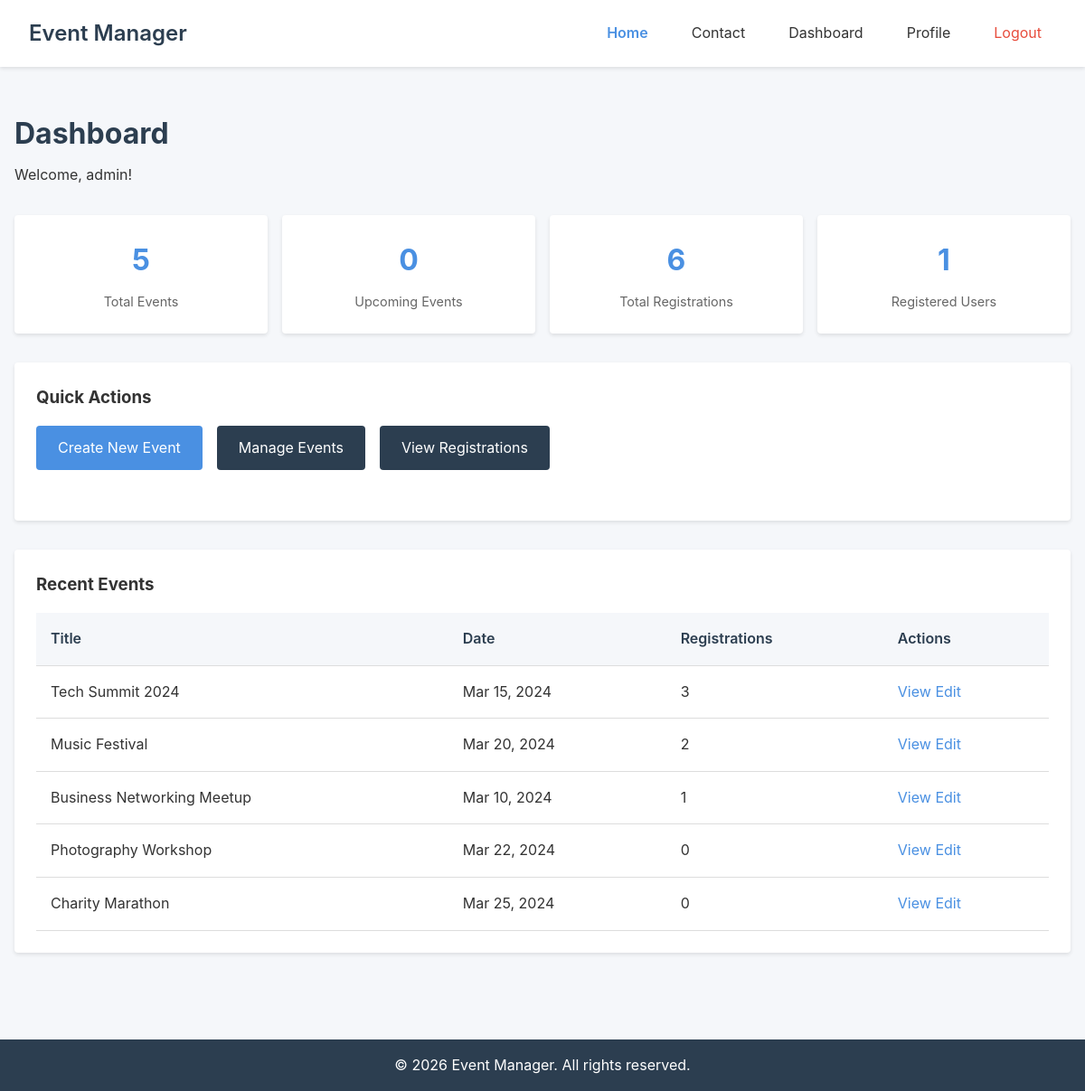
Page /dashboard/index.php (signed in) on the committed database.
### tables this page shows
CREATE TABLE IF NOT EXISTS events (
    id INT AUTO_INCREMENT PRIMARY KEY,
    title VARCHAR(200) NOT NULL,
    description TEXT NOT NULL,
    event_date DATE NOT NULL,
    event_time TIME NOT NULL,
    venue VARCHAR(200) NOT NULL,
    image VARCHAR(255) DEFAULT NULL,
    max_capacity INT DEFAULT 0,
    created_by INT NOT NULL,
    created_at TIMESTAMP DEFAULT CURRENT_TIMESTAMP,
    updated_at TIMESTAMP DEFAULT CURRENT_TIMESTAMP ON UPDATE CURRENT_TIMESTAMP,
    FOREIGN KEY (created_by) REFERENCES users(id) ON DELETE CASCADE,
    INDEX idx_event_date (event_date),
    FULLTEXT idx_search (title, description)
);

### dashboard/index.php (the view, shortened to what this page needs)
<?php
try {
    $db = getDB();
    $stmt = $db->query("SELECT COUNT(*) as total FROM events");
    $total_events = $stmt->fetch()['total'];
    $stmt = $db->query("SELECT COUNT(*) as total FROM events WHERE event_date >= CURDATE()");
    $upcoming_events = $stmt->fetch()['total'];
    $stmt = $db->query("SELECT COUNT(*) as total FROM event_registrations");
    $total_registrations = $stmt->fetch()['total'];
    $stmt = $db->query("SELECT COUNT(*) as total FROM users");
    $total_users = $stmt->fetch()['total'];
    $stmt = $db->query("SELECT e.*,
                       (SELECT COUNT(*) FROM event_registrations WHERE event_id = e.id) as registrations
                       FROM events e
                       ORDER BY e.created_at DESC
                       LIMIT 5");
    $recent_events = $stmt->fetchAll();
} catch (PDOException $e) {
    $total_events = 0;
    $upcoming_events = 0;
    $total_registrations = 0;
    $total_users = 0;
    $recent_events = [];
}
include __DIR__ . '/../includes/header.php';
?>
<main class="main">
    <div class="container">
        <div class="page-header">
            <h2>Dashboard</h2>
            <p>Welcome, <?php echo htmlspecialchars($_SESSION['username']); ?>!</p>
        </div>
        <div class="stats-grid">
            <div class="stat-card">
                <h3><?php echo $total_events; ?></h3>
                <p>Total Events</p>
            </div>
            <div class="stat-card">
                <h3><?php echo $upcoming_events; ?></h3>
                <p>Upcoming Events</p>
            </div>
            <div class="stat-card">
                <h3><?php echo $total_registrations; ?></h3>
                <p>Total Registrations</p>
            </div>
            <div class="stat-card">
                <h3><?php echo $total_users; ?></h3>
                <p>Registered Users</p>
            </div>
        </div>
        <div class="dashboard-section">
            <h3>Quick Actions</h3>
            <div class="action-buttons">
                <a href="<?php echo SITE_URL; ?>/dashboard/create_event.php" class="btn btn-primary">Create New Event</a>
                <a href="<?php echo SITE_URL; ?>/dashboard/events.php" class="btn btn-secondary">Manage Events</a>
                <a href="<?php echo SITE_URL; ?>/dashboard/registrations.php" class="btn btn-secondary">View Registrations</a>
            </div>
        </div>
        <?php if (!empty($recent_events)): ?>
            <div class="dashboard-section">
                <h3>Recent Events</h3>
                <div class="table-container">
                    <table class="data-table">
                        <thead>
                            <tr>
                                <th>Title</th>
                                <th>Date</th>
                                <th>Registrations</th>
                                <th>Actions</th>
                            </tr>
                        </thead>
                        <tbody>
                            <?php foreach ($recent_events as $event): ?>
                                <tr>
                                    <td><?php echo htmlspecialchars($event['title']); ?></td>
                                    <td><?php echo date('M d, Y', strtotime($event['event_date'])); ?></td>
                                    <td><?php echo $event['registrations']; ?></td>
                                    <td>
                                        <a href="<?php echo SITE_URL; ?>/event_details.php?id=<?php echo $event['id']; ?>" class="btn-link">View</a>
                                        <a href="<?php echo SITE_URL; ?>/dashboard/edit_event.php?id=<?php echo $event['id']; ?>" class="btn-link">Edit</a>
                                    </td>
                                </tr>
                            <?php endforeach; ?>
                        </tbody>
                    </table>
                </div>
            </div>
        <?php endif; ?>
    </div>
</main>
<?php include __DIR__ . '/../includes/footer.php'; ?>

### assets/css/style.css (style rules this page uses)
:root { --primary-color: #4a90e2; --secondary-color: #2c3e50; --success-color: #27ae60; --error-color: #e74c3c; --warning-color: #f39c12; --bg-color: #f5f7fa; --text-color: #333; --border-color: #ddd; --shadow: 0 2px 4px rgba(0,0,0,0.1); --border-radius: 4px; --spacing: 1rem; }
* { margin: 0; padding: 0; box-sizing: border-box; }
body { font-family: -apple-system, BlinkMacSystemFont, 'Segoe UI', Roboto, 'Helvetica Neue', Arial, sans-serif; line-height: 1.6; color: var(--text-color); background-color: var(--bg-color); min-height: 100vh; display: flex; flex-direction: column; }
.container { width: 100%; max-width: 1200px; margin: 0 auto; padding: 0 var(--spacing); }
.btn-primary { background-color: var(--primary-color); color: white; padding: 0.5rem 1rem; border-radius: var(--border-radius); border: none; text-decoration: none; display: inline-block; transition: opacity 0.3s; }
.main { flex: 1; padding: var(--spacing) 0; }
.page-header { margin-bottom: 2rem; }
.page-header h2 { font-size: 2rem; margin-bottom: 0.5rem; color: var(--secondary-color); }
.btn { padding: 0.75rem 1.5rem; border: none; border-radius: var(--border-radius); font-size: 1rem; cursor: pointer; text-decoration: none; display: inline-block; transition: opacity 0.3s; }
.btn-secondary { background-color: var(--secondary-color); color: white; }
.btn-link { text-decoration: none; color: var(--primary-color); }
.action-buttons { display: flex; gap: var(--spacing); flex-wrap: wrap; margin-bottom: 2rem; }
.stats-grid { display: grid; grid-template-columns: repeat(auto-fit, minmax(200px, 1fr)); gap: var(--spacing); margin-bottom: 2rem; }
.stat-card { background: white; padding: 1.5rem; border-radius: var(--border-radius); box-shadow: var(--shadow); text-align: center; }
.stat-card h3 { font-size: 2rem; color: var(--primary-color); margin-bottom: 0.5rem; }
.stat-card p { color: #666; font-size: 0.9rem; }
.dashboard-section { background: white; padding: 1.5rem; border-radius: var(--border-radius); box-shadow: var(--shadow); margin-bottom: 2rem; }
.dashboard-section h3 { margin-bottom: 1rem; }
.table-container { overflow-x: auto; }
.data-table { width: 100%; border-collapse: collapse; }
.data-table th, .data-table td { padding: var(--spacing); text-align: left; border-bottom: 1px solid var(--border-color); }
.data-table th { background-color: var(--bg-color); font-weight: 600; color: var(--secondary-color); }

### rows in the picture
events: title "Tech Summit 2024", event_date "Mar 15, 2024", registrations "3"
events: title "Music Festival", event_date "Mar 20, 2024", registrations "2"
events: title "Business Networking Meetup", event_date "Mar 10, 2024", registrations "1"
events: title "Photography Workshop", event_date "Mar 22, 2024", registrations "0"
events: title "Charity Marathon", event_date "Mar 25, 2024", registrations "0"

### other values in the picture
SITE_NAME "Event Manager"
$_SESSION['username'] "admin"
$total_events "5"
$upcoming_events "0"
$total_registrations "6"
$total_users "1"
